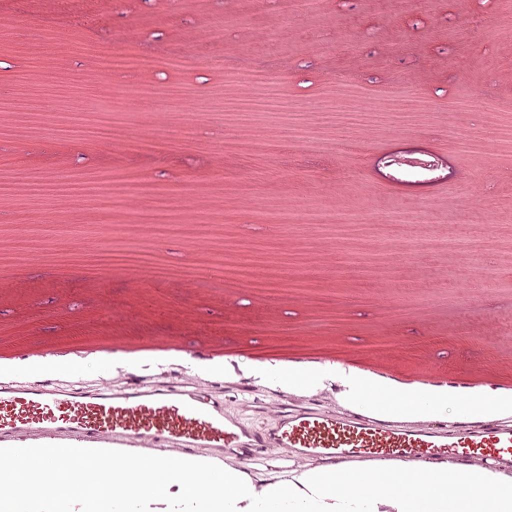
#> input picture Region_Growing/1.jpg, 1024 x 1024 px, found by its file name (shown at 1/2 size)
$ python test.py
#> lines starting #> are read from the running program, lines starting #| are printed output that depends on the picture
import sys
import os
sys.path.append(os.path.join(os.path.dirname(os.getcwd()),"modules"))


from NbrRegionSegment import GetAllSegVariance, RegionExtract

import cv2 as cv
import numpy as np
from skimage.feature import local_binary_pattern

img = cv.imread(r"D:\Project 2\Project_2\Region_Growing\1.jpg")
#> img is the input picture: shape (1024, 1024, 3); mean B, G, R 160.1, 137.8, 215.3
img = cv.resize(img, (0,0), fx = 0.5, fy = 0.5)
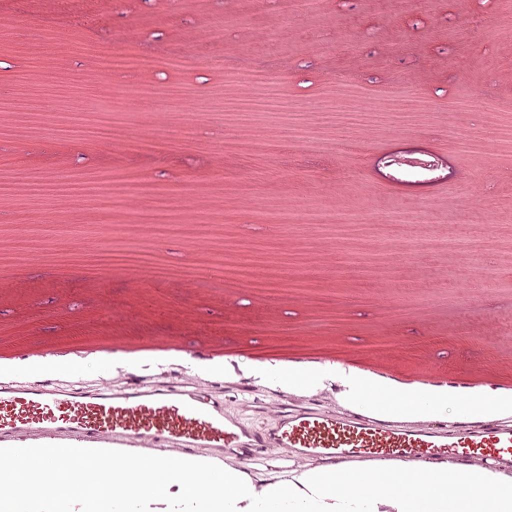
#> img: shape (512, 512, 3); mean B, G, R 160.2, 137.9, 215.4
gray_img = cv.cvtColor(img, cv.COLOR_BGR2GRAY)
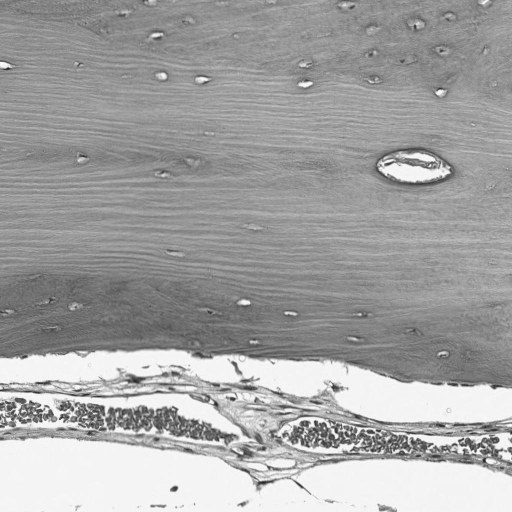
#> gray_img: shape (512, 512); min 33, max 252, mean 163.6

radius = 1
points = 8*radius

lbp = local_binary_pattern(gray_img, points, radius, "uniform").astype("uint8")
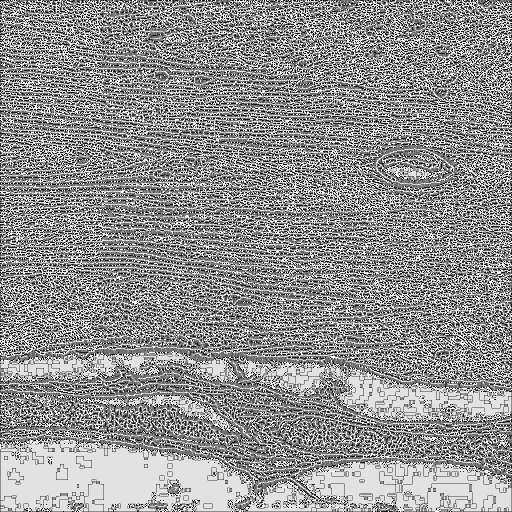
#> lbp: shape (512, 512); min 0, max 9, mean 5.18; drawn with min black and max white
#> (the run stopped early here; a loop or call above may not have finished)

$ run again, with Region_Growing/2.jpg copied over Region_Growing/1.jpg
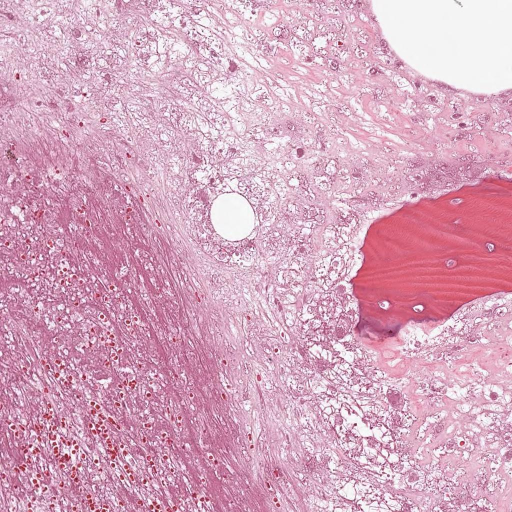
#> input picture Region_Growing/2.jpg, 1024 x 1024 px, found by its file name (shown at 1/2 size)
#> img is the input picture: shape (1024, 1024, 3); mean B, G, R 190.2, 167.7, 214
#> img: shape (512, 512, 3)
#> `gray_img = cv.cvtColor(img, cv.COLOR_BGR2GRAY)`:
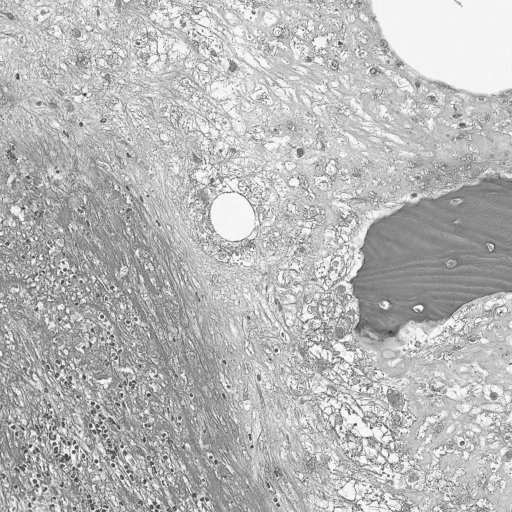
#> gray_img: shape (512, 512); min 49, max 254, mean 184.2
#> `lbp = local_binary_pattern(gray_img, points, radius, "uniform").astype..`:
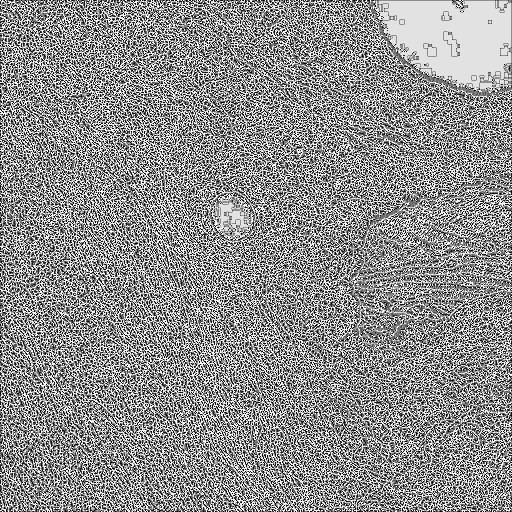
#> lbp: shape (512, 512); min 0, max 9, mean 5.05; drawn with min black and max white

$ run again, with Region_Growing/3.jpg copied over Region_Growing/1.jpg
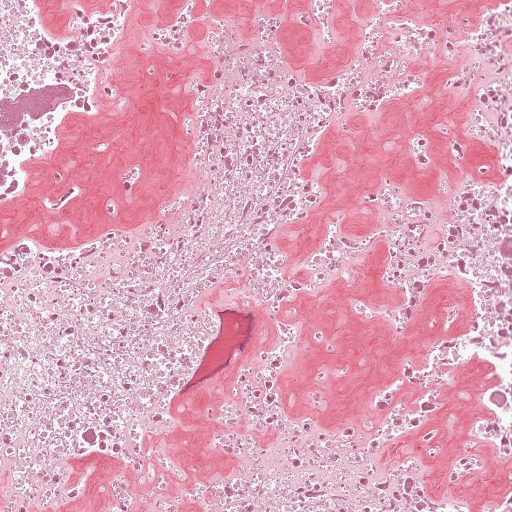
#> input picture Region_Growing/3.jpg, 1024 x 1024 px, found by its file name (shown at 1/2 size)
#> img is the input picture: shape (1024, 1024, 3); mean B, G, R 186.6, 164.5, 221.1
#> img: shape (512, 512, 3)
#> `gray_img = cv.cvtColor(img, cv.COLOR_BGR2GRAY)`:
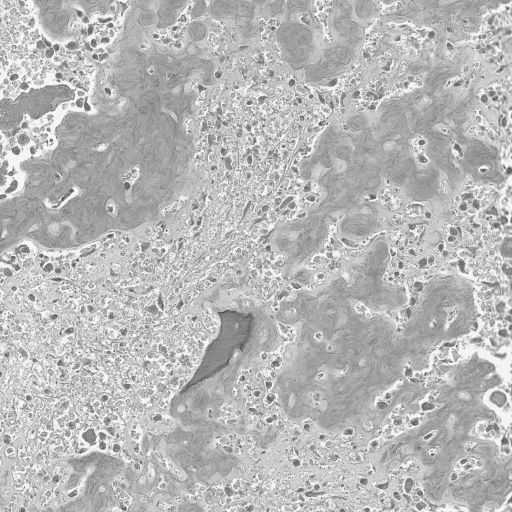
#> gray_img: shape (512, 512); min 66, max 252, mean 184.1
#> `lbp = local_binary_pattern(gray_img, points, radius, "uniform").astype..`:
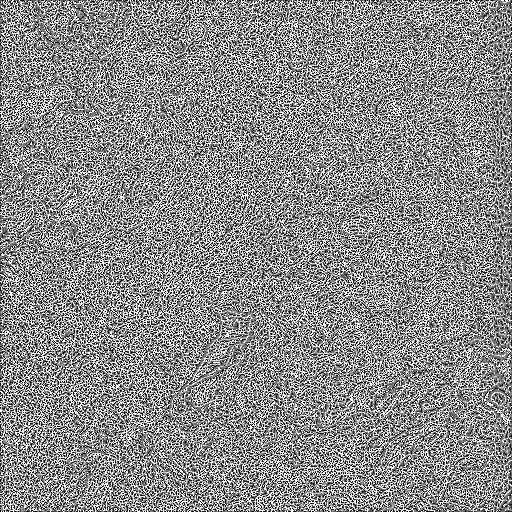
#> lbp: shape (512, 512); min 0, max 9, mean 4.92; drawn with min black and max white
